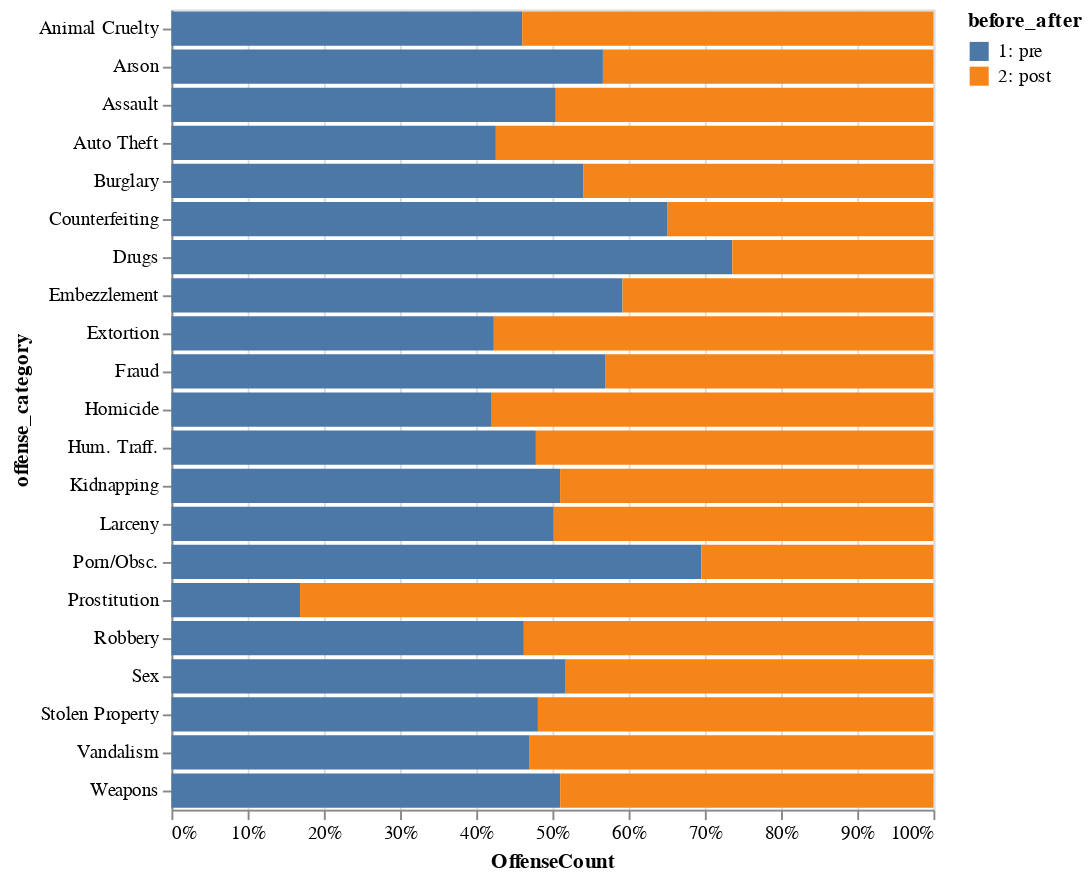

Here is the notebook cell this chart was saved with:
### Code cell
barchart = alt.Chart(pre_post_df).mark_bar().encode(
    x = alt.X('OffenseCount:Q', stack = 'normalize') ,
    y = alt.Y('offense_category:N') ,
    color = 'before_after',
)
barchart

### Figure 1 — Vega-Lite specification as saved in the notebook (floating-point values rounded to 4 significant figures)
{"config": {"view": {"continuousWidth": 400, "continuousHeight": 300}}, "data": {"name": "data-7cb8af962f0182389a723fa4f0906ba7"}, "mark": "bar", "encoding": {"color": {"field": "before_after", "type": "nominal"}, "x": {"field": "OffenseCount", "stack": "normalize", "type": "quantitative"}, "y": {"field": "offense_category", "type": "nominal"}}, "$schema": "https://vega.github.io/schema/vega-lite/v4.17.0.json", "datasets": {"data-7cb8af962f0182389a723fa4f0906ba7": [{"before_after": "1: pre", "offense_category": "Animal Cruelty", "OffenseCount": 29}, {"before_after": "1: pre", "offense_category": "Arson", "OffenseCount": 560}, {"before_after": "1: pre", "offense_category": "Assault", "OffenseCount": 9570}, {"before_after": "1: pre", "offense_category": "Auto Theft", "OffenseCount": 7128}, {"before_after": "1: pre", "offense_category": "Burglary", "OffenseCount": 5915}, {"before_after": "1: pre", "offense_category": "Counterfeiting", "OffenseCount": 532}, {"before_after": "1: pre", "offense_category": "Drugs", "OffenseCount": 1018}, {"before_after": "1: pre", "offense_category": "Embezzlement", "OffenseCount": 58}, {"before_after": "1: pre", "offense_category": "Extortion", "OffenseCount": 33}, {"before_after": "1: pre", "offense_category": "Fraud", "OffenseCount": 3903}, {"before_after": "1: pre", "offense_category": "Homicide", "OffenseCount": 65}, {"before_after": "1: pre", "offense_category": "Hum. Traff.", "OffenseCount": 22}, {"before_after": "1: pre", "offense_category": "Kidnapping", "OffenseCount": 76}, {"before_after": "1: pre", "offense_category": "Larceny", "OffenseCount": 24640}, {"before_after": "1: pre", "offense_category": "Porn/Obsc.", "OffenseCount": 89}, {"before_after": "1: pre", "offense_category": "Prostitution", "OffenseCount": 27}, {"before_after": "1: pre", "offense_category": "Robbery", "OffenseCount": 1085}, {"before_after": "1: pre", "offense_category": "Sex", "OffenseCount": 502}, {"before_after": "1: pre", "offense_category": "Stolen Property", "OffenseCount": 63}, {"before_after": "1: pre", "offense_category": "Vandalism", "OffenseCount": 8967}, {"before_after": "1: pre", "offense_category": "Weapons", "OffenseCount": 876}, {"before_after": "2: post", "offense_category": "Animal Cruelty", "OffenseCount": 34}, {"before_after": "2: post", "offense_category": "Arson", "OffenseCount": 429}, {"before_after": "2: post", "offense_category": "Assault", "OffenseCount": 9404}, {"before_after": "2: post", "offense_category": "Auto Theft", "OffenseCount": 9615}, {"before_after": "2: post", "offense_category": "Burglary", "OffenseCount": 5022}, {"before_after": "2: post", "offense_category": "Counterfeiting", "OffenseCount": 285}, {"before_after": "2: post", "offense_category": "Drugs", "OffenseCount": 365}, {"before_after": "2: post", "offense_category": "Embezzlement", "OffenseCount": 40}, {"before_after": "2: post", "offense_category": "Extortion", "OffenseCount": 45}, {"before_after": "2: post", "offense_category": "Fraud", "OffenseCount": 2947}, {"before_after": "2: post", "offense_category": "Homicide", "OffenseCount": 90}, {"before_after": "2: post", "offense_category": "Hum. Traff.", "OffenseCount": 24}, {"before_after": "2: post", "offense_category": "Kidnapping", "OffenseCount": 73}, {"before_after": "2: post", "offense_category": "Larceny", "OffenseCount": 24474}, {"before_after": "2: post", "offense_category": "Porn/Obsc.", "OffenseCount": 39}, {"before_after": "2: post", "offense_category": "Prostitution", "OffenseCount": 133}, {"before_after": "2: post", "offense_category": "Robbery", "OffenseCount": 1261}, {"before_after": "2: post", "offense_category": "Sex", "OffenseCount": 470}, {"before_after": "2: post", "offense_category": "Stolen Property", "OffenseCount": 68}, {"before_after": "2: post", "offense_category": "Vandalism", "OffenseCount": 10141}, {"before_after": "2: post", "offense_category": "Weapons", "OffenseCount": 841}]}}
